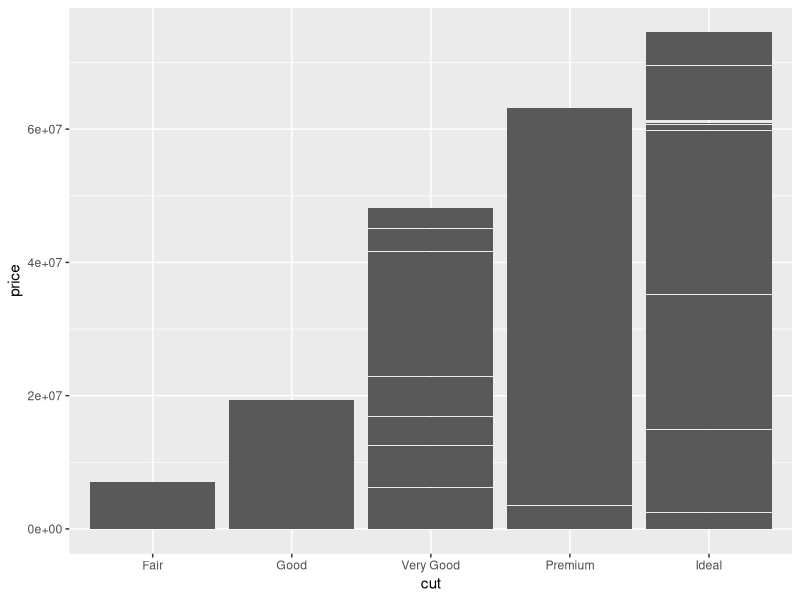
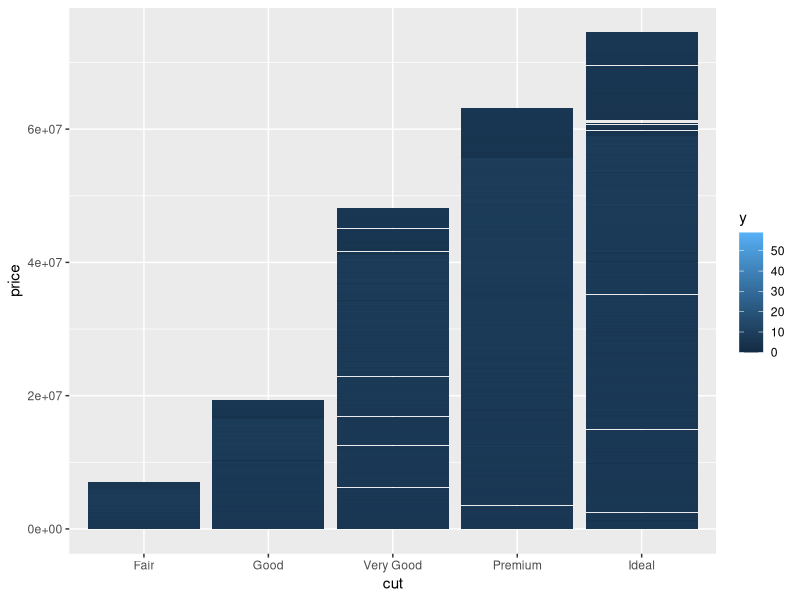
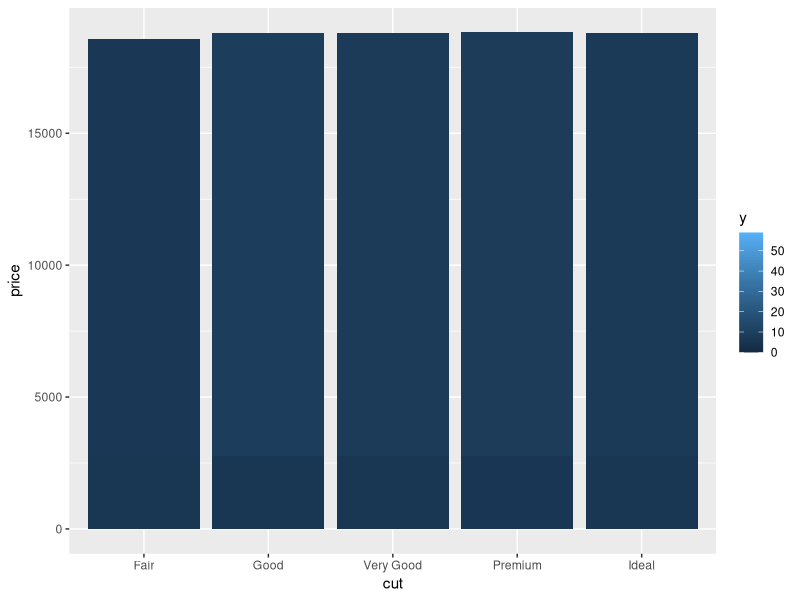
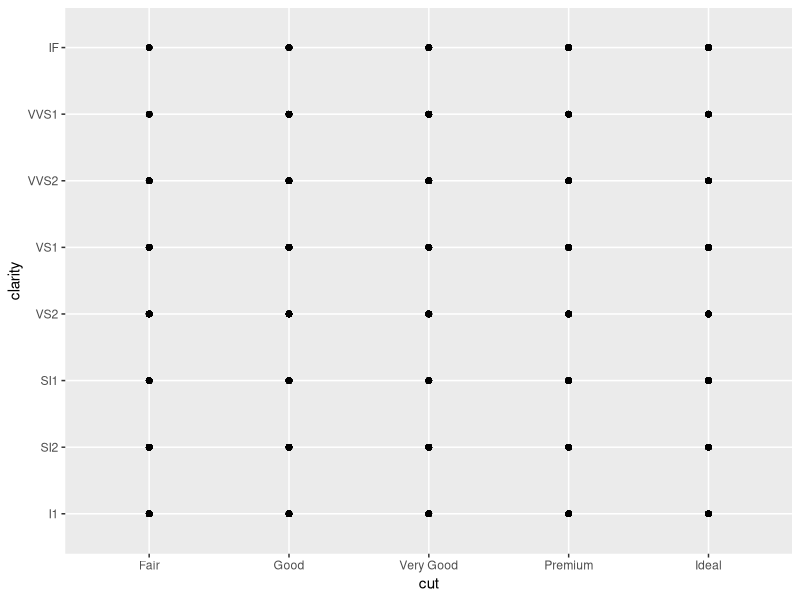

The R source for these figures, in order:
# Exercise 2: advanced ggplot2 practice

# Install and load the `ggplot2` package
install.packages('ggplot2')
library("ggplot2")

# For this exercise you will again be working with the `diamonds` data set.
# Use `?diamonds` to review details about this data set
?diamonds
View(diamonds)

## Position Adjustments

# Draw a column (bar) chart of diamonds cuts by price, with each bar filled by
# clarity. You should see a _stacked_ bar chart.
ggplot(diamonds) +
  geom_col(mapping = aes(
    x = cut, y = price
  ))


# Draw the same chart again, but with each element positioned to "fill" the y axis
ggplot(diamonds) +
  geom_col(mapping = aes(
    x = cut, y = price, fill = y
  ))

# Draw the same chart again, but with each element positioned to "dodge" each other
ggplot(diamonds) +
  geom_col(mapping = aes(
    x = cut, y = price, fill = y
  ), position = "dodge")

# Draw a plot with point geometry with the x-position mapped to `cut` and the
# y-position mapped to `clarity`
# This creates a "grid" grouping the points
ggplot(diamonds) +
  geom_point(mapping = aes(
    x = cut, y = clarity
  ))

# Use the "jitter" position adjustment to keep the points from all overlapping!
# (This works a little better with a sample of diamond data, such as from the
# previous exercise).



## Scales

# Draw a "boxplot" (with `geom_boxplot`) for the diamond's price (y) by color (x)


# This has a lot of outliers, making it harder to read. To fix this, draw the
# same plot but with a _logarithmic_ scale for the y axis.


# For another version, draw the same plot but with `violin` geometry instead of
# `boxplot` geometry!
# How does the logarithmic scale change the data presentation?


# Another interesting plot: draw a plot of the diamonds price (y) by carat (x),
# using a heatmap of 2d bins (geom_bin2d)
# What happens when you make the x and y channels scale logarithmically?


# Draw a scatter plot for the diamonds price (y) by carat (x). Color each point
# by the clarity (Remember, this will take a while. Use a sample of the diamonds
# for faster results)


# Change the color of the previous plot using a ColorBrewer scale of your choice.
# What looks nice?



## Coordinate Systems

# Draw a bar chart with x-position and fill color BOTH mapped to cut
# For best results, SET the `width` of the geometry to be 1 (fill plot, no space
# between)
# TIP: You can save the plot to a variable for easier modifications


# Draw the same chart, but with the coordinate system flipped


# Draw the same chart, but in a polar coordinate system. It's a Coxcomb chart!



## Facets

# Take the scatter plot of price by carat data (colored by clarity) and add
# _facets_ based on the diamond's `color`



## Saving Plots

# Use the `ggsave()` function to save the current (recent) plot to disk.
# Name the output file "my-plot.png".
# Make sure you've set the working directory!!